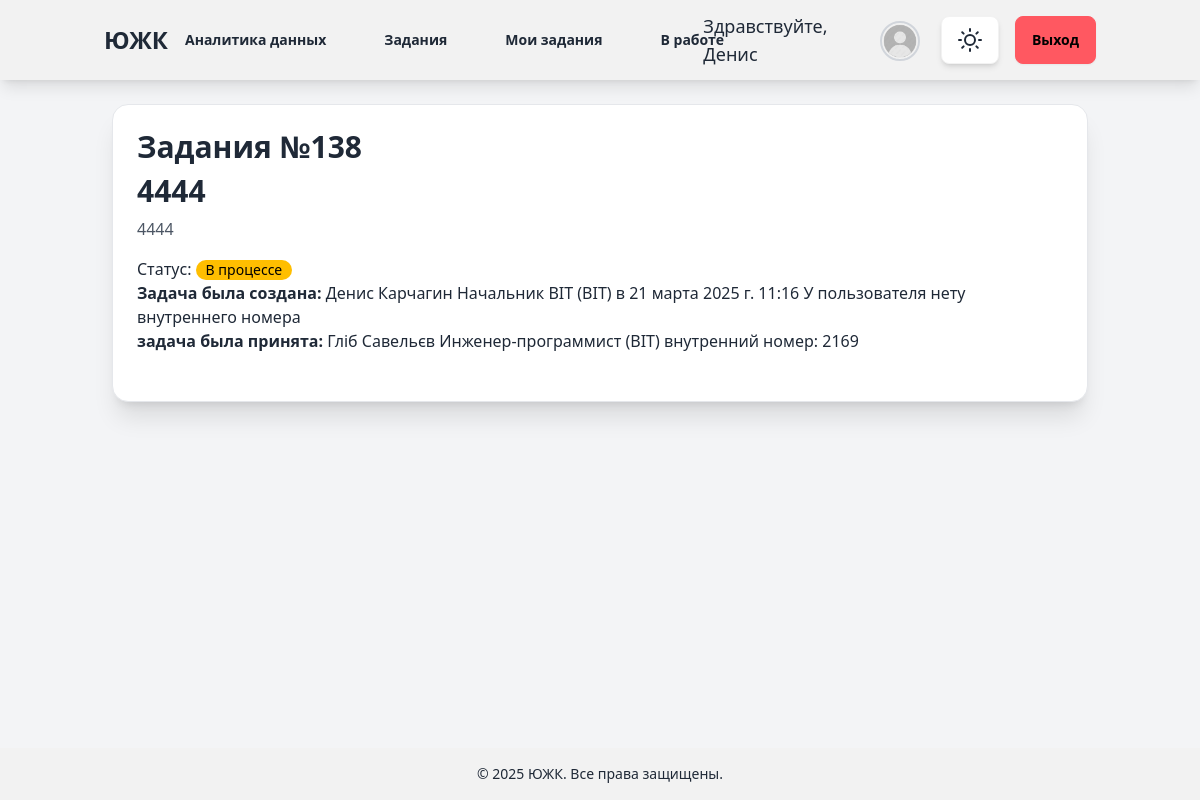
The page /ticket/138/ (signed in) on the database as committed earlier.
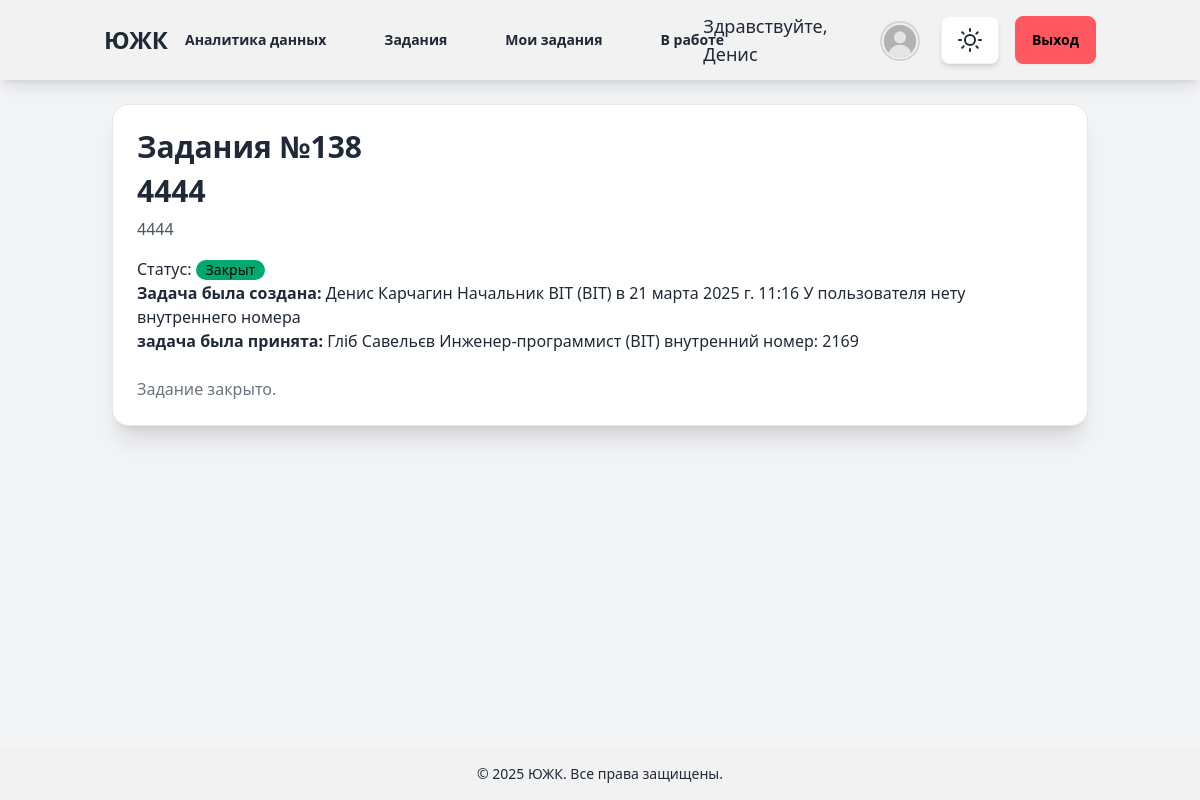
The same page on the database as committed later.
### tickets/views.py (the view)
# urls.py: path('ticket/<int:ticket_id>/', views.ticket_detail, name='ticket_detail'),
@login_required
def ticket_detail(request, ticket_id):
    ticket = get_object_or_404(Ticket, id=ticket_id)
    return render(request, 'tickets/ticket_detail.html', {'ticket': ticket})

### account/models.py (called while the page is built)
    def __str__(self):
        return f"{self.title} ({self.department.name})"

### templates/tickets/ticket_detail.html (shortened to what the changed rows need)
{% extends "blog/base.html" %}
{% block content2 %}
{% load l10n %}
<div class="container mx-auto p-6">
    <div class="card bg-base-100 shadow-xl border border-gray-200 p-6">
        <h1 class="text-3xl font-bold mb-2">Задания №{{ ticket.id }}</h1>
        <h2 class="text-3xl font-bold mb-2">{{ ticket.title }}</h2>
        <div class="mt-4">
            <p>Статус:
                    <span class="badge
                        {% if ticket.status == 'open' %}badge-error
                        {% elif ticket.status == 'in_progress' %}badge-warning
                        {% else %}badge-success
                        {% endif %}">
                        {% if ticket.status == 'open' %}Открыт
                        {% elif ticket.status == 'in_progress' %}В процессе
                        {% else %}Закрыт
                        {% endif %}
                    </span>
                </p>
        </div>
        <div class="mt-6">
            {% if ticket.status == 'open' %}
                {% if ticket.department == request.user.department and ticket.position == request.user.position and ticket.created_by != request.user%}
                <form action="{% url 'tickets:accept_ticket' ticket.id %}" method="post">
                    {% csrf_token %}
                    <button type="submit" class="btn btn-warning">Принять задание</button>
                </form>
                {% else %}
                {% endif %}
            {% elif ticket.status == 'in_progress' %}
                {% if ticket.department == request.user.department and ticket.position == request.user.position and ticket.accepted_by == request.user %}
                    <form action="{% url 'tickets:close_ticket' ticket.id %}" method="post" class="mt-3 p-3 border rounded bg-light shadow-sm">
                        {% csrf_token %}
                        <div class="mb-3">
                            <label for="completion_comment" class="form-label fw-bold">Комментарий перед закрытием:</label>
                            <textarea name="completion_comment" id="completion_comment" class="form-control" rows="5" style="width: 100%;" placeholder="Опишите, что было сделано..." required></textarea>
                        </div>
                        <button type="submit" class="btn btn-success w-100 fw-bold">Закрыть задание</button>
                    </form>
                {% else %}
                {% endif %}
            {% else %}
                <p class="text-gray-500">Задание закрыто.</p>
            {% endif %}
        </div>
    </div>
</div>
{% endblock %}

Rows that differ between the two databases and show on the page:
changed Ticket "Денис": status "in_progress" → "closed" (drawn)
Other text that changed with them:
text no longer shown: "В процессе"
text now shown: "Закрыт Задание закрыто."
